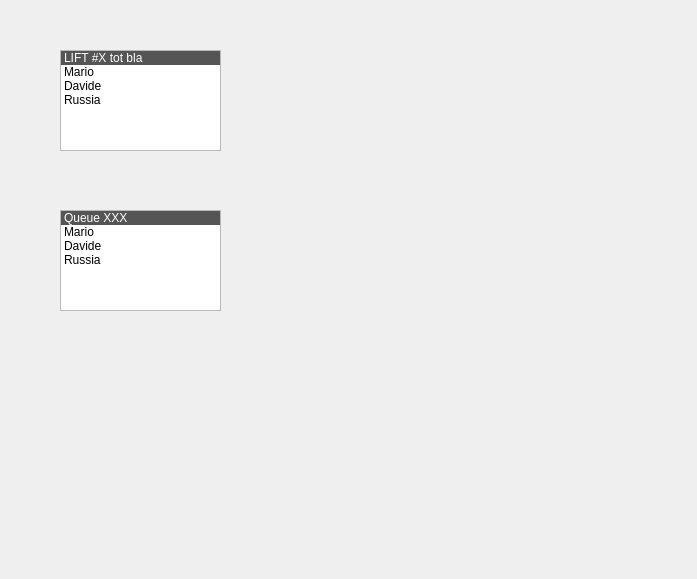
<?xml version="1.0" encoding="UTF-8"?>
<ui version="4.0">
 <class>Form</class>
 <widget class="QWidget" name="Form">
  <property name="geometry">
   <rect>
    <x>0</x>
    <y>0</y>
    <width>697</width>
    <height>579</height>
   </rect>
  </property>
  <property name="windowTitle">
   <string>Form</string>
  </property>
  <widget class="QListWidget" name="elevatorWidget">
   <property name="geometry">
    <rect>
     <x>60</x>
     <y>50</y>
     <width>161</width>
     <height>101</height>
    </rect>
   </property>
   <property name="sizePolicy">
    <sizepolicy hsizetype="Expanding" vsizetype="Expanding">
     <horstretch>0</horstretch>
     <verstretch>0</verstretch>
    </sizepolicy>
   </property>
   <property name="editTriggers">
    <set>QAbstractItemView::NoEditTriggers</set>
   </property>
   <property name="showDropIndicator" stdset="0">
    <bool>false</bool>
   </property>
   <property name="defaultDropAction">
    <enum>Qt::CopyAction</enum>
   </property>
   <property name="selectionMode">
    <enum>QAbstractItemView::SingleSelection</enum>
   </property>
   <property name="flow">
    <enum>QListView::TopToBottom</enum>
   </property>
   <property name="isWrapping" stdset="0">
    <bool>false</bool>
   </property>
   <property name="layoutMode">
    <enum>QListView::SinglePass</enum>
   </property>
   <property name="viewMode">
    <enum>QListView::ListMode</enum>
   </property>
   <property name="uniformItemSizes">
    <bool>false</bool>
   </property>
   <item>
    <property name="text">
     <string>LIFT #X tot bla</string>
    </property>
    <property name="background">
     <brush brushstyle="SolidPattern">
      <color alpha="255">
       <red>85</red>
       <green>85</green>
       <blue>85</blue>
      </color>
     </brush>
    </property>
    <property name="foreground">
     <brush brushstyle="SolidPattern">
      <color alpha="255">
       <red>255</red>
       <green>255</green>
       <blue>255</blue>
      </color>
     </brush>
    </property>
   </item>
   <item>
    <property name="text">
     <string>Mario</string>
    </property>
   </item>
   <item>
    <property name="text">
     <string>Davide</string>
    </property>
   </item>
   <item>
    <property name="text">
     <string>Russia</string>
    </property>
   </item>
  </widget>
  <widget class="QListWidget" name="queueWidget">
   <property name="geometry">
    <rect>
     <x>60</x>
     <y>210</y>
     <width>161</width>
     <height>101</height>
    </rect>
   </property>
   <property name="sizePolicy">
    <sizepolicy hsizetype="Expanding" vsizetype="Expanding">
     <horstretch>0</horstretch>
     <verstretch>0</verstretch>
    </sizepolicy>
   </property>
   <property name="editTriggers">
    <set>QAbstractItemView::NoEditTriggers</set>
   </property>
   <property name="showDropIndicator" stdset="0">
    <bool>false</bool>
   </property>
   <property name="defaultDropAction">
    <enum>Qt::CopyAction</enum>
   </property>
   <property name="selectionMode">
    <enum>QAbstractItemView::SingleSelection</enum>
   </property>
   <property name="flow">
    <enum>QListView::TopToBottom</enum>
   </property>
   <property name="isWrapping" stdset="0">
    <bool>false</bool>
   </property>
   <property name="layoutMode">
    <enum>QListView::SinglePass</enum>
   </property>
   <property name="viewMode">
    <enum>QListView::ListMode</enum>
   </property>
   <property name="uniformItemSizes">
    <bool>false</bool>
   </property>
   <item>
    <property name="text">
     <string>Queue XXX</string>
    </property>
    <property name="background">
     <brush brushstyle="SolidPattern">
      <color alpha="255">
       <red>85</red>
       <green>85</green>
       <blue>85</blue>
      </color>
     </brush>
    </property>
    <property name="foreground">
     <brush brushstyle="SolidPattern">
      <color alpha="255">
       <red>255</red>
       <green>255</green>
       <blue>255</blue>
      </color>
     </brush>
    </property>
   </item>
   <item>
    <property name="text">
     <string>Mario</string>
    </property>
   </item>
   <item>
    <property name="text">
     <string>Davide</string>
    </property>
   </item>
   <item>
    <property name="text">
     <string>Russia</string>
    </property>
   </item>
  </widget>
 </widget>
 <resources/>
 <connections/>
</ui>
